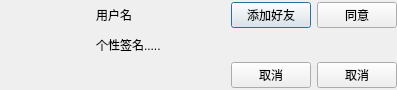
<?xml version="1.0" encoding="UTF-8"?>
<ui version="4.0">
 <class>userInfo</class>
 <widget class="QDialog" name="userInfo">
  <property name="geometry">
   <rect>
    <x>0</x>
    <y>0</y>
    <width>397</width>
    <height>90</height>
   </rect>
  </property>
  <property name="maximumSize">
   <size>
    <width>16777215</width>
    <height>90</height>
   </size>
  </property>
  <property name="windowTitle">
   <string>Dialog</string>
  </property>
  <layout class="QGridLayout" name="gridLayout">
   <property name="leftMargin">
    <number>0</number>
   </property>
   <property name="topMargin">
    <number>0</number>
   </property>
   <property name="rightMargin">
    <number>0</number>
   </property>
   <property name="bottomMargin">
    <number>0</number>
   </property>
   <property name="verticalSpacing">
    <number>0</number>
   </property>
   <item row="0" column="0" rowspan="3">
    <widget class="QMLabel" name="photo">
     <property name="minimumSize">
      <size>
       <width>90</width>
       <height>90</height>
      </size>
     </property>
     <property name="maximumSize">
      <size>
       <width>90</width>
       <height>90</height>
      </size>
     </property>
     <property name="text">
      <string/>
     </property>
     <property name="pixmap">
      <pixmap resource="icon.qrc">:/icon/tx7.jpg</pixmap>
     </property>
    </widget>
   </item>
   <item row="0" column="1">
    <widget class="QLabel" name="name">
     <property name="sizePolicy">
      <sizepolicy hsizetype="Minimum" vsizetype="Preferred">
       <horstretch>0</horstretch>
       <verstretch>0</verstretch>
      </sizepolicy>
     </property>
     <property name="minimumSize">
      <size>
       <width>0</width>
       <height>30</height>
      </size>
     </property>
     <property name="maximumSize">
      <size>
       <width>16777215</width>
       <height>30</height>
      </size>
     </property>
     <property name="text">
      <string>用户名</string>
     </property>
    </widget>
   </item>
   <item row="0" column="2">
    <widget class="QPushButton" name="pushButton">
     <property name="sizePolicy">
      <sizepolicy hsizetype="Maximum" vsizetype="Fixed">
       <horstretch>0</horstretch>
       <verstretch>0</verstretch>
      </sizepolicy>
     </property>
     <property name="text">
      <string>添加好友</string>
     </property>
    </widget>
   </item>
   <item row="0" column="3">
    <widget class="QPushButton" name="pushButton_3">
     <property name="sizePolicy">
      <sizepolicy hsizetype="Maximum" vsizetype="Fixed">
       <horstretch>0</horstretch>
       <verstretch>0</verstretch>
      </sizepolicy>
     </property>
     <property name="text">
      <string>同意</string>
     </property>
    </widget>
   </item>
   <item row="1" column="1">
    <widget class="QLabel" name="motto">
     <property name="minimumSize">
      <size>
       <width>0</width>
       <height>30</height>
      </size>
     </property>
     <property name="maximumSize">
      <size>
       <width>16777215</width>
       <height>30</height>
      </size>
     </property>
     <property name="text">
      <string>个性签名.....</string>
     </property>
    </widget>
   </item>
   <item row="2" column="1">
    <widget class="QLabel" name="label_4">
     <property name="minimumSize">
      <size>
       <width>0</width>
       <height>30</height>
      </size>
     </property>
     <property name="maximumSize">
      <size>
       <width>16777215</width>
       <height>30</height>
      </size>
     </property>
     <property name="text">
      <string/>
     </property>
    </widget>
   </item>
   <item row="2" column="2">
    <widget class="QPushButton" name="pushButton_2">
     <property name="text">
      <string>取消</string>
     </property>
    </widget>
   </item>
   <item row="2" column="3">
    <widget class="QPushButton" name="pushButton_4">
     <property name="text">
      <string>取消</string>
     </property>
    </widget>
   </item>
  </layout>
 </widget>
 <customwidgets>
  <customwidget>
   <class>QMLabel</class>
   <extends>QLabel</extends>
   <header location="global">qmlabel.h</header>
   <slots>
    <signal>clicket()</signal>
   </slots>
  </customwidget>
 </customwidgets>
 <resources>
  <include location="icon.qrc"/>
 </resources>
 <connections/>
</ui>
